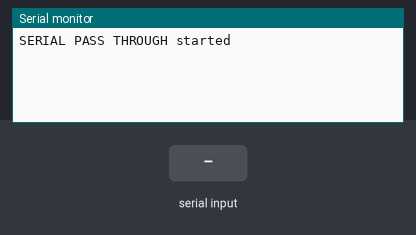
This sketch was run on a simulated Arduino Mega 2560, built with avr-gcc and run on an emulated ATmega2560. Parts: the last lines printed to the serial monitor. The inputs (shaded band) are chosen by the test bench.

Above: at 1.2 s.
1.3 s: "1" received over Serial
At 2.7 s:
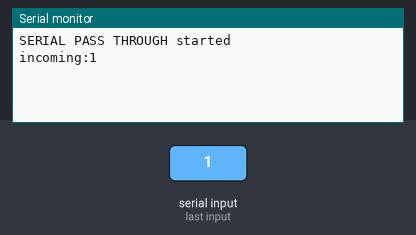
3.0 s: "1" received over the second serial link
At 4.3 s:
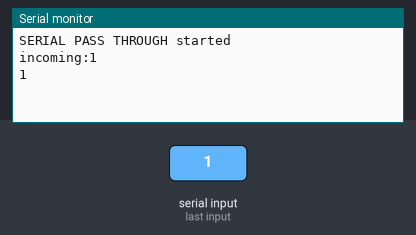
4.7 s: "0" received over Serial
At 5.6 s:
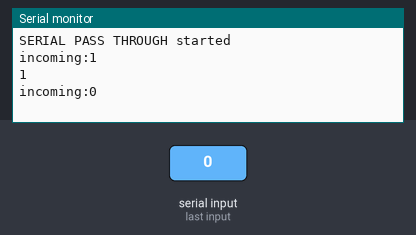
6.2 s: "0" received over the second serial link
At 7.9 s:
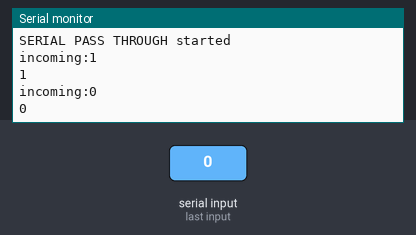

The sketch:

XIAOSerialPassThrough.ino
```cpp
const String projectName = "SERIAL PASS THROUGH";


void setup() {
  // put your setup code here, to run once:
  // begin serial comms with IDE and SIM7600
  Serial.begin(9600);// serial from arduino ide
  Serial.setTimeout(250);

  Serial1.begin(115200);//serial to SIM7600 cellular board
  Serial1.setTimeout(250);

  Serial.print(projectName);
  Serial.println(" started");
}

void loop() {
  // put your main code here, to run repeatedly:
  checkForIDEMessages();
  checkForSIM7600Messages() ;
}

void checkForSIM7600Messages() {
  if (Serial1.available() > 0) {
    String messageFromSIM7600 = Serial1.readString();
    //remove incoming end \r\n from the message
    messageFromSIM7600.trim();
    Serial.println(messageFromSIM7600);
    //Serial.println(messageFromSIM7600.length());
  }
}


// for test communication via arduino serial, use if you plan on controlling/communicating with phone via
// the arduino IDE or other serial communication tools (FOR TESTING OR DEV NOT REQUIRED FOR OPERATION)
void checkForIDEMessages() {
  // ------------------------------------------
  if (Serial.available() > 0)
  {
    String incoming = Serial.readString();
    incoming.trim();

    Serial.print("incoming:");
    Serial.println(incoming);

    Serial1.println(incoming);
    // end if
  }
  // ------------------------------------------
}
```

Measured:
- after the input at 1.3 s, the serial monitor: prints a new line after 0.25 s (image 1)
- after the input at 3.0 s, the serial monitor: prints a new line after 0.25 s (image 2)
- after the input at 4.7 s, the serial monitor: prints a new line after 0.25 s (image 3)
- after the input at 6.2 s, the serial monitor: prints a new line after 0.25 s (image 4)
